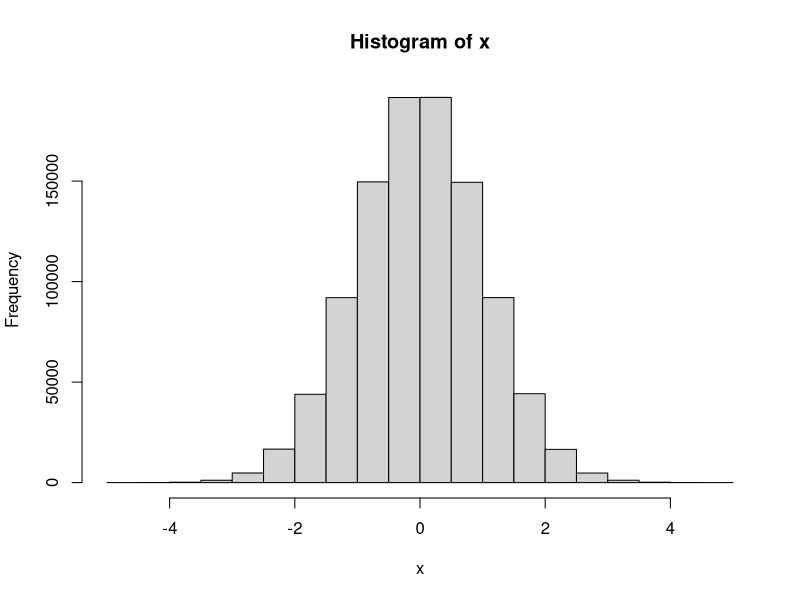

Reproduce this figure in R.
nsim=10^6
x=rep(0,nsim)
for (i in 1:nsim){
  while (TRUE) {
    u=rexp(1)
    if(runif(1)<exp(-(u-1)^2/2)){
      break
    }
  }
  x[i]=u
}
x=x*(2*(runif(nsim)<0.5)-1)
hist(x)
